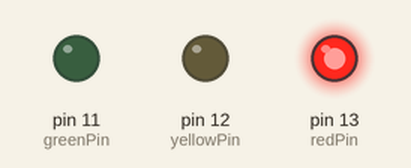
The sketch below on a simulated Arduino Uno, built with avr-gcc and run on an emulated ATmega328P. On the bench: output pins drawn as LEDs (lit = HIGH).

Above: at 0.2 s.
At 0.7 s:
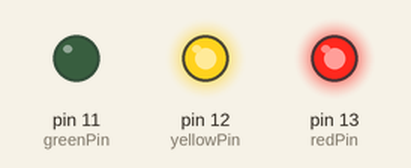
At 2.5 s:
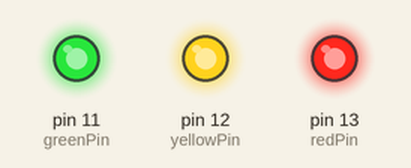
At 7.5 s:
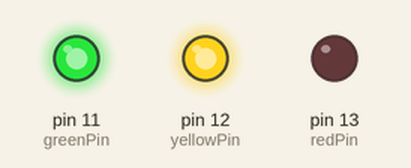
At 8.0 s:
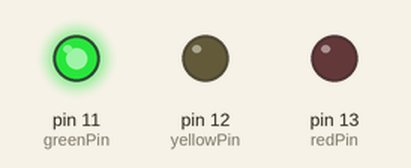
At 9.2 s:
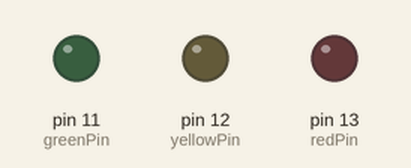
Timing chart, 0 to 13.3 s (numbered marks = the images above):
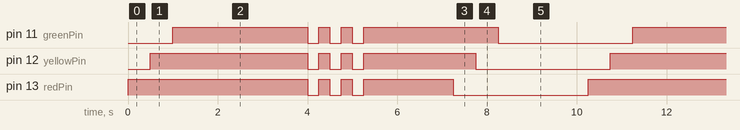

The sketch:

003_homework.ino
```cpp
// https://www.youtube.com/watch?v=CfdaJ4z4u4w&list=PLGs0VKk2DiYw-L-RibttcvK-WBZm8WLEP&index=3
// homework: blink 3 LEDs (red, yellow, green)
int redPin = 13;
int yellowPin = 12;
int greenPin = 11;

void setup() {
  pinMode(redPin, OUTPUT);
  pinMode(yellowPin, OUTPUT);
  pinMode(greenPin, OUTPUT);
}

void loop() {
  // turn on red, yellow, green LED one by one
  digitalWrite(redPin, HIGH);
  delay(500);
  digitalWrite(yellowPin, HIGH);
  delay(500);
  digitalWrite(greenPin, HIGH);
  delay(3000);

  // blink all 3 LEDs 3 times then wait 2 seconds
  digitalWrite(redPin, LOW);
  digitalWrite(yellowPin, LOW);
  digitalWrite(greenPin, LOW);
  delay(250);
  digitalWrite(redPin, HIGH);
  digitalWrite(yellowPin, HIGH);
  digitalWrite(greenPin, HIGH);
  delay(250);
  digitalWrite(redPin, LOW);
  digitalWrite(yellowPin, LOW);
  digitalWrite(greenPin, LOW);
  delay(250);
  digitalWrite(redPin, HIGH);
  digitalWrite(yellowPin, HIGH);
  digitalWrite(greenPin, HIGH);
  delay(250);
  digitalWrite(redPin, LOW);
  digitalWrite(yellowPin, LOW);
  digitalWrite(greenPin, LOW);
  delay(250);
  digitalWrite(redPin, HIGH);
  digitalWrite(yellowPin, HIGH);
  digitalWrite(greenPin, HIGH);
  delay(2000);

  // turn off LEDs one by one and wait 2 seconds
  digitalWrite(redPin, LOW);
  delay(500);
  digitalWrite(yellowPin, LOW);
  delay(500);
  digitalWrite(greenPin, LOW);
  delay(2000);
}
```

Measured:
- by itself, pin 11 (greenPin): repeats every 10.3 s: 2 × (LOW 0.25 s, HIGH 0.25 s), LOW 0.25 s, HIGH 3.0 s, LOW 3.0 s, HIGH 3.0 s
- by itself, pin 12 (yellowPin): repeats every 10.3 s: 2 × (LOW 0.25 s, HIGH 0.25 s), LOW 0.25 s, HIGH 2.5 s, LOW 3.0 s, HIGH 3.5 s
- by itself, pin 13 (redPin): repeats every 10.3 s: 2 × (LOW 0.25 s, HIGH 0.25 s), LOW 0.25 s, HIGH 2.0 s, LOW 3.0 s, HIGH 4.0 s
